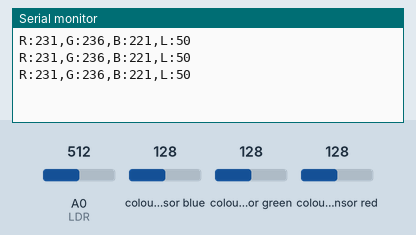
Recording of a sketch running on a simulated Arduino Uno, built with avr-gcc and run on an emulated ATmega328P. Shown: the last lines printed to the serial monitor. Wiring (inferred from the names in the program): TCS3200 colour sensor: output pin 8; S2 pin 6; S3 pin 7; S0 pin 4; S1 pin 5. The inputs (shaded band) are chosen by the test bench; at power-on: colour sensor blue 128, A0 (LDR) = 512, colour sensor green 128, colour sensor red 128.

Above: at 1.2 s.
1.3 s: colour sensor blue set to 5
At 2.2 s:
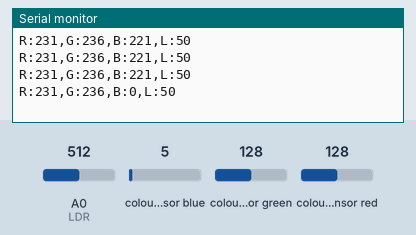
2.8 s: A0 (LDR) set to 716
At 3.3 s:
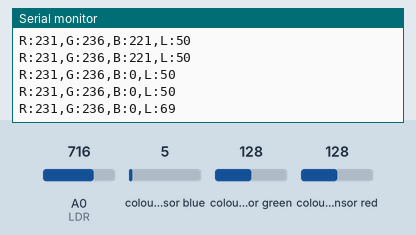
4.3 s: colour sensor green set to 5
At 5.0 s:
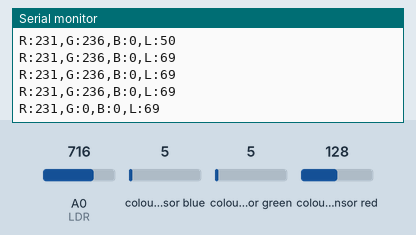
5.8 s: colour sensor red set to 5
At 5.8 s:
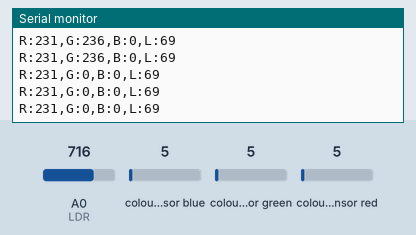
7.3 s: A0 (LDR) set to 992
At 7.8 s:
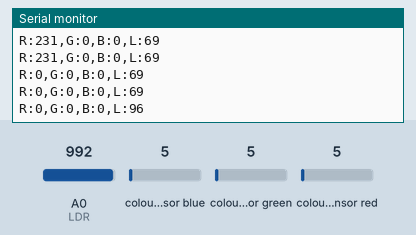
Timing chart, 0 to 9.8 s (numbered marks = the images above; inputs shaded):
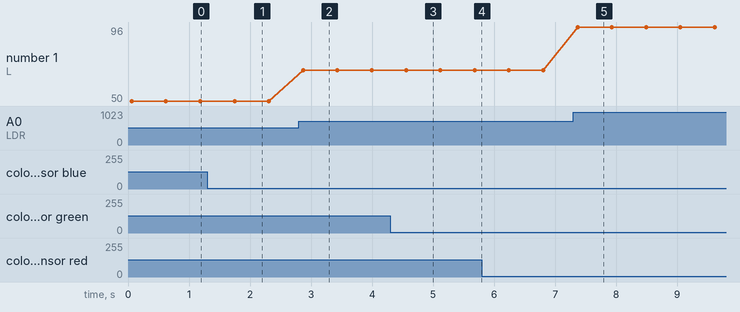

Measured:
- after the input at 1.3 s, the serial monitor: prints a new line after 0.45 s (image 1)
- after the input at 2.8 s, the serial monitor: prints a new line after 0.07 s (image 2)
- after the input at 4.3 s, the serial monitor: prints a new line after 0.26 s (image 3)
- after the input at 7.3 s, the serial monitor: prints a new line after 0.07 s (image 5)
- plotted number 1: 50 → 69 after the input at 2.8 s, 69 → 96 after the input at 7.3 s

The sketch:

ecodrone_sensors.ino
```cpp
/*
  EcoDrone AI – RGB colour sensor + light sensor for the web app
  -------------------------------------------------------------
  Sends one line every half second over USB (115200 baud), for example:
      R:120,G:80,B:60,L:55
  R, G, B = colour of the ground (0–255)   L = light level (0–100 %)

  Parts (common school-kit parts):
    • TCS3200 / TCS230 colour sensor module
    • LDR (light dependent resistor) + 10k resistor  (voltage divider to A0)

  Wiring (Arduino Uno / Nano):
    TCS3200  S0 → D4   S1 → D5   S2 → D6   S3 → D7   OUT → D8   VCC → 5V   GND → GND
    LDR      one leg → 5V, other leg → A0 and → 10k resistor → GND

  How to use with the app:
    1. Upload this sketch.
    2. Open the EcoDrone page in Chrome or Edge on the computer.
    3. Step 2 → “Connect Arduino (USB)” → choose the Arduino port.
    4. Hold the colour sensor 1–2 cm above the ground at different spots.

  CALIBRATION (do this once, it makes colours correct):
    Hold the sensor over WHITE paper → note the raw R,G,B numbers in Serial Monitor → put them in WHITE_*.
    Hold it over BLACK paper        → note the raw numbers                         → put them in BLACK_*.
    (Raw = pulse length; smaller number = more of that colour.)
    Set CALIBRATE to true to print raw numbers, then back to false.
*/

const int S0 = 4, S1 = 5, S2 = 6, S3 = 7, OUT = 8, LDR = A0;
const bool CALIBRATE = false;

// Replace these with your own readings from white and black paper
int WHITE_R = 25,  WHITE_G = 27,  WHITE_B = 22;
int BLACK_R = 180, BLACK_G = 190, BLACK_B = 150;

int readPulse(bool s2, bool s3) {
  digitalWrite(S2, s2);
  digitalWrite(S3, s3);
  delay(20);
  return pulseIn(OUT, LOW, 100000);      // time of one pulse (µs)
}

int toByte(int raw, int white, int black) {
  // white paper → 255, black paper → 0
  return constrain(map(raw, black, white, 0, 255), 0, 255);
}

void setup() {
  pinMode(S0, OUTPUT); pinMode(S1, OUTPUT); pinMode(S2, OUTPUT); pinMode(S3, OUTPUT);
  pinMode(OUT, INPUT);
  digitalWrite(S0, HIGH); digitalWrite(S1, LOW);   // 20% frequency scaling
  Serial.begin(115200);   // same speed as the EcoDrone app
}

void loop() {
  int rawR = readPulse(LOW, LOW);    // red filter
  int rawG = readPulse(HIGH, HIGH);  // green filter
  int rawB = readPulse(LOW, HIGH);   // blue filter
  int light = map(analogRead(LDR), 0, 1023, 0, 100);

  if (CALIBRATE) {
    Serial.print("RAW R="); Serial.print(rawR);
    Serial.print(" G=");    Serial.print(rawG);
    Serial.print(" B=");    Serial.println(rawB);
  } else {
    Serial.print("R:"); Serial.print(toByte(rawR, WHITE_R, BLACK_R));
    Serial.print(",G:"); Serial.print(toByte(rawG, WHITE_G, BLACK_G));
    Serial.print(",B:"); Serial.print(toByte(rawB, WHITE_B, BLACK_B));
    Serial.print(",L:"); Serial.println(light);
  }
  delay(500);
}
```
